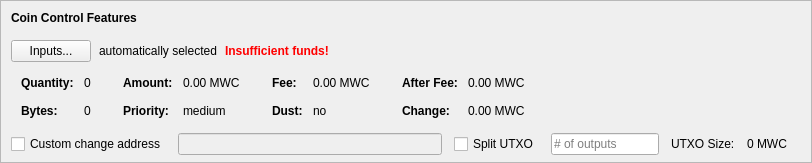
    <widget class="QFrame" name="frameCoinControl">
     <property name="sizePolicy">
      <sizepolicy hsizetype="Expanding" vsizetype="Expanding">
       <horstretch>0</horstretch>
       <verstretch>0</verstretch>
      </sizepolicy>
     </property>
     <property name="maximumSize">
      <size>
       <width>16777215</width>
       <height>16777215</height>
      </size>
     </property>
     <property name="frameShape">
      <enum>QFrame::StyledPanel</enum>
     </property>
     <property name="frameShadow">
      <enum>QFrame::Sunken</enum>
     </property>
     <layout class="QVBoxLayout" name="verticalLayoutCoinControl2">
      <property name="spacing">
       <number>0</number>
      </property>
      <property name="leftMargin">
       <number>0</number>
      </property>
      <property name="topMargin">
       <number>0</number>
      </property>
      <property name="rightMargin">
       <number>0</number>
      </property>
      <property name="bottomMargin">
       <number>6</number>
      </property>
      <item>
       <layout class="QVBoxLayout" name="verticalLayoutCoinControl" stretch="0,0,0,0,1">
        <property name="spacing">
         <number>0</number>
        </property>
        <property name="leftMargin">
         <number>10</number>
        </property>
        <property name="topMargin">
         <number>10</number>
        </property>
        <item>
         <layout class="QHBoxLayout" name="horizontalLayoutCoinControl1">
          <property name="bottomMargin">
           <number>15</number>
          </property>
          <item>
           <widget class="QLabel" name="labelCoinControlFeatures">
            <property name="sizePolicy">
             <sizepolicy hsizetype="Preferred" vsizetype="Maximum">
              <horstretch>0</horstretch>
              <verstretch>0</verstretch>
             </sizepolicy>
            </property>
            <property name="font">
             <font>
              <weight>75</weight>
              <bold>true</bold>
             </font>
            </property>
            <property name="styleSheet">
             <string notr="true">font-weight:bold;</string>
            </property>
            <property name="text">
             <string>Coin Control Features</string>
            </property>
           </widget>
          </item>
         </layout>
        </item>
        <item>
         <layout class="QHBoxLayout" name="horizontalLayoutCoinControl2" stretch="0,0,0,0">
          <property name="spacing">
           <number>8</number>
          </property>
          <property name="bottomMargin">
           <number>10</number>
          </property>
          <item>
           <widget class="QPushButton" name="pushButtonCoinControl">
            <property name="styleSheet">
             <string notr="true"/>
            </property>
            <property name="text">
             <string>Inputs...</string>
            </property>
            <property name="autoDefault">
             <bool>false</bool>
            </property>
           </widget>
          </item>
          <item>
           <widget class="QLabel" name="labelCoinControlAutomaticallySelected">
            <property name="text">
             <string>automatically selected</string>
            </property>
            <property name="margin">
             <number>5</number>
            </property>
           </widget>
          </item>
          <item>
           <widget class="QLabel" name="labelCoinControlInsuffFunds">
            <property name="font">
             <font>
              <weight>75</weight>
              <bold>true</bold>
             </font>
            </property>
            <property name="styleSheet">
             <string notr="true">color:red;font-weight:bold;</string>
            </property>
            <property name="text">
             <string>Insufficient funds!</string>
            </property>
            <property name="margin">
             <number>5</number>
            </property>
           </widget>
          </item>
          <item>
           <spacer name="horizontalSpacerCoinControl">
            <property name="orientation">
             <enum>Qt::Horizontal</enum>
            </property>
            <property name="sizeHint" stdset="0">
             <size>
              <width>40</width>
              <height>1</height>
             </size>
            </property>
           </spacer>
          </item>
         </layout>
        </item>
        <item>
         <widget class="QWidget" name="widgetCoinControl" native="true">
          <property name="sizePolicy">
           <sizepolicy hsizetype="Preferred" vsizetype="Preferred">
            <horstretch>0</horstretch>
            <verstretch>0</verstretch>
           </sizepolicy>
          </property>
          <property name="minimumSize">
           <size>
            <width>0</width>
            <height>0</height>
           </size>
          </property>
          <property name="styleSheet">
           <string notr="true"/>
          </property>
          <layout class="QHBoxLayout" name="horizontalLayoutCoinControl5">
           <property name="leftMargin">
            <number>0</number>
           </property>
           <property name="topMargin">
            <number>0</number>
           </property>
           <property name="rightMargin">
            <number>0</number>
           </property>
           <property name="bottomMargin">
            <number>0</number>
           </property>
           <item>
            <layout class="QHBoxLayout" name="horizontalLayoutCoinControl3" stretch="0,0,0,1">
             <property name="spacing">
              <number>20</number>
             </property>
             <property name="topMargin">
              <number>0</number>
             </property>
             <property name="bottomMargin">
              <number>10</number>
             </property>
             <item>
              <layout class="QFormLayout" name="formLayoutCoinControl1">
               <property name="horizontalSpacing">
                <number>10</number>
               </property>
               <property name="verticalSpacing">
                <number>14</number>
               </property>
               <property name="leftMargin">
                <number>10</number>
               </property>
               <property name="topMargin">
                <number>4</number>
               </property>
               <property name="rightMargin">
                <number>6</number>
               </property>
               <item row="0" column="0">
                <widget class="QLabel" name="labelCoinControlQuantityText">
                 <property name="font">
                  <font>
                   <weight>75</weight>
                   <bold>true</bold>
                  </font>
                 </property>
                 <property name="text">
                  <string>Quantity:</string>
                 </property>
                 <property name="margin">
                  <number>0</number>
                 </property>
                </widget>
               </item>
               <item row="0" column="1">
                <widget class="QLabel" name="labelCoinControlQuantity">
                 <property name="cursor">
                  <cursorShape>IBeamCursor</cursorShape>
                 </property>
                 <property name="contextMenuPolicy">
                  <enum>Qt::ActionsContextMenu</enum>
                 </property>
                 <property name="text">
                  <string notr="true">0</string>
                 </property>
                 <property name="margin">
                  <number>0</number>
                 </property>
                 <property name="textInteractionFlags">
                  <set>Qt::LinksAccessibleByMouse|Qt::TextSelectableByKeyboard|Qt::TextSelectableByMouse</set>
                 </property>
                </widget>
               </item>
               <item row="1" column="0">
                <widget class="QLabel" name="labelCoinControlBytesText">
                 <property name="font">
                  <font>
                   <weight>75</weight>
                   <bold>true</bold>
                  </font>
                 </property>
                 <property name="text">
                  <string>Bytes:</string>
                 </property>
                </widget>
               </item>
               <item row="1" column="1">
                <widget class="QLabel" name="labelCoinControlBytes">
                 <property name="cursor">
                  <cursorShape>IBeamCursor</cursorShape>
                 </property>
                 <property name="contextMenuPolicy">
                  <enum>Qt::ActionsContextMenu</enum>
                 </property>
                 <property name="text">
                  <string notr="true">0</string>
                 </property>
                 <property name="textInteractionFlags">
                  <set>Qt::LinksAccessibleByMouse|Qt::TextSelectableByKeyboard|Qt::TextSelectableByMouse</set>
                 </property>
                </widget>
               </item>
              </layout>
             </item>
             <item>
              <layout class="QFormLayout" name="formLayoutCoinControl2">
               <property name="horizontalSpacing">
                <number>10</number>
               </property>
               <property name="verticalSpacing">
                <number>14</number>
               </property>
               <property name="leftMargin">
                <number>6</number>
               </property>
               <property name="topMargin">
                <number>4</number>
               </property>
               <property name="rightMargin">
                <number>6</number>
               </property>
               <item row="0" column="0">
                <widget class="QLabel" name="labelCoinControlAmountText">
                 <property name="font">
                  <font>
                   <weight>75</weight>
                   <bold>true</bold>
                  </font>
                 </property>
                 <property name="text">
                  <string>Amount:</string>
                 </property>
                 <property name="margin">
                  <number>0</number>
                 </property>
                </widget>
               </item>
               <item row="0" column="1">
                <widget class="QLabel" name="labelCoinControlAmount">
                 <property name="cursor">
                  <cursorShape>IBeamCursor</cursorShape>
                 </property>
                 <property name="contextMenuPolicy">
                  <enum>Qt::ActionsContextMenu</enum>
                 </property>
                 <property name="text">
                  <string notr="true">0.00 MWC</string>
                 </property>
                 <property name="textInteractionFlags">
                  <set>Qt::LinksAccessibleByMouse|Qt::TextSelectableByKeyboard|Qt::TextSelectableByMouse</set>
                 </property>
                </widget>
               </item>
               <item row="1" column="0">
                <widget class="QLabel" name="labelCoinControlPriorityText">
                 <property name="font">
                  <font>
                   <weight>75</weight>
                   <bold>true</bold>
                  </font>
                 </property>
                 <property name="text">
                  <string>Priority:</string>
                 </property>
                </widget>
               </item>
               <item row="1" column="1">
                <widget class="QLabel" name="labelCoinControlPriority">
                 <property name="cursor">
                  <cursorShape>IBeamCursor</cursorShape>
                 </property>
                 <property name="contextMenuPolicy">
                  <enum>Qt::ActionsContextMenu</enum>
                 </property>
                 <property name="text">
                  <string>medium</string>
                 </property>
                 <property name="textInteractionFlags">
                  <set>Qt::LinksAccessibleByMouse|Qt::TextSelectableByKeyboard|Qt::TextSelectableByMouse</set>
                 </property>
                </widget>
               </item>
              </layout>
             </item>
             <item>
              <layout class="QFormLayout" name="formLayoutCoinControl3">
               <property name="horizontalSpacing">
                <number>10</number>
               </property>
               <property name="verticalSpacing">
                <number>14</number>
               </property>
               <property name="leftMargin">
                <number>6</number>
               </property>
               <property name="topMargin">
                <number>4</number>
               </property>
               <property name="rightMargin">
                <number>6</number>
               </property>
               <item row="0" column="0">
                <widget class="QLabel" name="labelCoinControlFeeText">
                 <property name="font">
                  <font>
                   <weight>75</weight>
                   <bold>true</bold>
                  </font>
                 </property>
                 <property name="text">
                  <string>Fee:</string>
                 </property>
                 <property name="margin">
                  <number>0</number>
                 </property>
                </widget>
               </item>
               <item row="0" column="1">
                <widget class="QLabel" name="labelCoinControlFee">
                 <property name="cursor">
                  <cursorShape>IBeamCursor</cursorShape>
                 </property>
                 <property name="contextMenuPolicy">
                  <enum>Qt::ActionsContextMenu</enum>
                 </property>
                 <property name="text">
                  <string notr="true">0.00 MWC</string>
                 </property>
                 <property name="textInteractionFlags">
                  <set>Qt::LinksAccessibleByMouse|Qt::TextSelectableByKeyboard|Qt::TextSelectableByMouse</set>
                 </property>
                </widget>
               </item>
               <item row="1" column="0">
                <widget class="QLabel" name="labelCoinControlLowOutputText">
                 <property name="font">
                  <font>
                   <weight>75</weight>
                   <bold>true</bold>
                  </font>
                 </property>
                 <property name="text">
                  <string>Dust:</string>
                 </property>
                </widget>
               </item>
               <item row="1" column="1">
                <widget class="QLabel" name="labelCoinControlLowOutput">
                 <property name="cursor">
                  <cursorShape>IBeamCursor</cursorShape>
                 </property>
                 <property name="contextMenuPolicy">
                  <enum>Qt::ActionsContextMenu</enum>
                 </property>
                 <property name="text">
                  <string>no</string>
                 </property>
                 <property name="textInteractionFlags">
                  <set>Qt::LinksAccessibleByMouse|Qt::TextSelectableByKeyboard|Qt::TextSelectableByMouse</set>
                 </property>
                </widget>
               </item>
              </layout>
             </item>
             <item>
              <layout class="QFormLayout" name="formLayoutCoinControl4">
               <property name="horizontalSpacing">
                <number>10</number>
               </property>
               <property name="verticalSpacing">
                <number>14</number>
               </property>
               <property name="leftMargin">
                <number>6</number>
               </property>
               <property name="topMargin">
                <number>4</number>
               </property>
               <property name="rightMargin">
                <number>6</number>
               </property>
               <item row="0" column="0">
                <widget class="QLabel" name="labelCoinControlAfterFeeText">
                 <property name="font">
                  <font>
                   <weight>75</weight>
                   <bold>true</bold>
                  </font>
                 </property>
                 <property name="text">
                  <string>After Fee:</string>
                 </property>
                 <property name="margin">
                  <number>0</number>
                 </property>
                </widget>
               </item>
               <item row="0" column="1">
                <widget class="QLabel" name="labelCoinControlAfterFee">
                 <property name="cursor">
                  <cursorShape>IBeamCursor</cursorShape>
                 </property>
                 <property name="contextMenuPolicy">
                  <enum>Qt::ActionsContextMenu</enum>
                 </property>
                 <property name="text">
                  <string notr="true">0.00 MWC</string>
                 </property>
                 <property name="textInteractionFlags">
                  <set>Qt::LinksAccessibleByMouse|Qt::TextSelectableByKeyboard|Qt::TextSelectableByMouse</set>
                 </property>
                </widget>
               </item>
               <item row="1" column="0">
                <widget class="QLabel" name="labelCoinControlChangeText">
                 <property name="font">
                  <font>
                   <weight>75</weight>
                   <bold>true</bold>
                  </font>
                 </property>
                 <property name="text">
                  <string>Change:</string>
                 </property>
                </widget>
               </item>
               <item row="1" column="1">
                <widget class="QLabel" name="labelCoinControlChange">
                 <property name="cursor">
                  <cursorShape>IBeamCursor</cursorShape>
                 </property>
                 <property name="contextMenuPolicy">
                  <enum>Qt::ActionsContextMenu</enum>
                 </property>
                 <property name="text">
                  <string notr="true">0.00 MWC</string>
                 </property>
                 <property name="textInteractionFlags">
                  <set>Qt::LinksAccessibleByMouse|Qt::TextSelectableByKeyboard|Qt::TextSelectableByMouse</set>
                 </property>
                </widget>
               </item>
              </layout>
             </item>
            </layout>
           </item>
          </layout>
         </widget>
        </item>
        <item>
         <layout class="QHBoxLayout" name="horizontalLayoutCoinControl4" stretch="0,0,0,0,0,0,0">
          <property name="spacing">
           <number>12</number>
          </property>
          <property name="sizeConstraint">
           <enum>QLayout::SetDefaultConstraint</enum>
          </property>
          <property name="topMargin">
           <number>5</number>
          </property>
          <property name="rightMargin">
           <number>5</number>
          </property>
          <item>
           <widget class="QCheckBox" name="checkBoxCoinControlChange">
            <property name="toolTip">
             <string>If this is activated, but the change address is empty or invalid, change will be sent to a newly generated address.</string>
            </property>
            <property name="text">
             <string>Custom change address</string>
            </property>
           </widget>
          </item>
          <item>
           <widget class="QValidatedLineEdit" name="lineEditCoinControlChange">
            <property name="enabled">
             <bool>false</bool>
            </property>
            <property name="sizePolicy">
             <sizepolicy hsizetype="Expanding" vsizetype="Fixed">
              <horstretch>0</horstretch>
              <verstretch>0</verstretch>
             </sizepolicy>
            </property>
           </widget>
          </item>
          <item>
           <widget class="QCheckBox" name="splitBlockCheckBox">
            <property name="text">
             <string>Split UTXO</string>
            </property>
           </widget>
          </item>
          <item>
           <widget class="QLineEdit" name="splitBlockLineEdit">
            <property name="sizePolicy">
             <sizepolicy hsizetype="Fixed" vsizetype="Fixed">
              <horstretch>50</horstretch>
              <verstretch>0</verstretch>
             </sizepolicy>
            </property>
            <property name="placeholderText">
             <string># of outputs</string>
            </property>
           </widget>
          </item>
          <item>
           <widget class="QLabel" name="labelBlockSizeText">
            <property name="text">
             <string>UTXO Size:</string>
            </property>
           </widget>
          </item>
          <item>
           <widget class="QLabel" name="labelBlockSize">
            <property name="text">
             <string>0 MWC</string>
            </property>
           </widget>
          </item>
          <item>
           <widget class="QLabel" name="labelCoinControlChangeLabel">
            <property name="sizePolicy">
             <sizepolicy hsizetype="Preferred" vsizetype="Expanding">
              <horstretch>0</horstretch>
              <verstretch>0</verstretch>
             </sizepolicy>
            </property>
            <property name="minimumSize">
             <size>
              <width>0</width>
              <height>0</height>
             </size>
            </property>
            <property name="text">
             <string/>
            </property>
            <property name="margin">
             <number>3</number>
            </property>
           </widget>
          </item>
         </layout>
        </item>
        <item>
         <spacer name="verticalSpacerCoinControl">
          <property name="orientation">
           <enum>Qt::Vertical</enum>
          </property>
          <property name="sizeHint" stdset="0">
           <size>
            <width>800</width>
            <height>1</height>
           </size>
          </property>
         </spacer>
        </item>
       </layout>
      </item>
     </layout>
    </widget>
